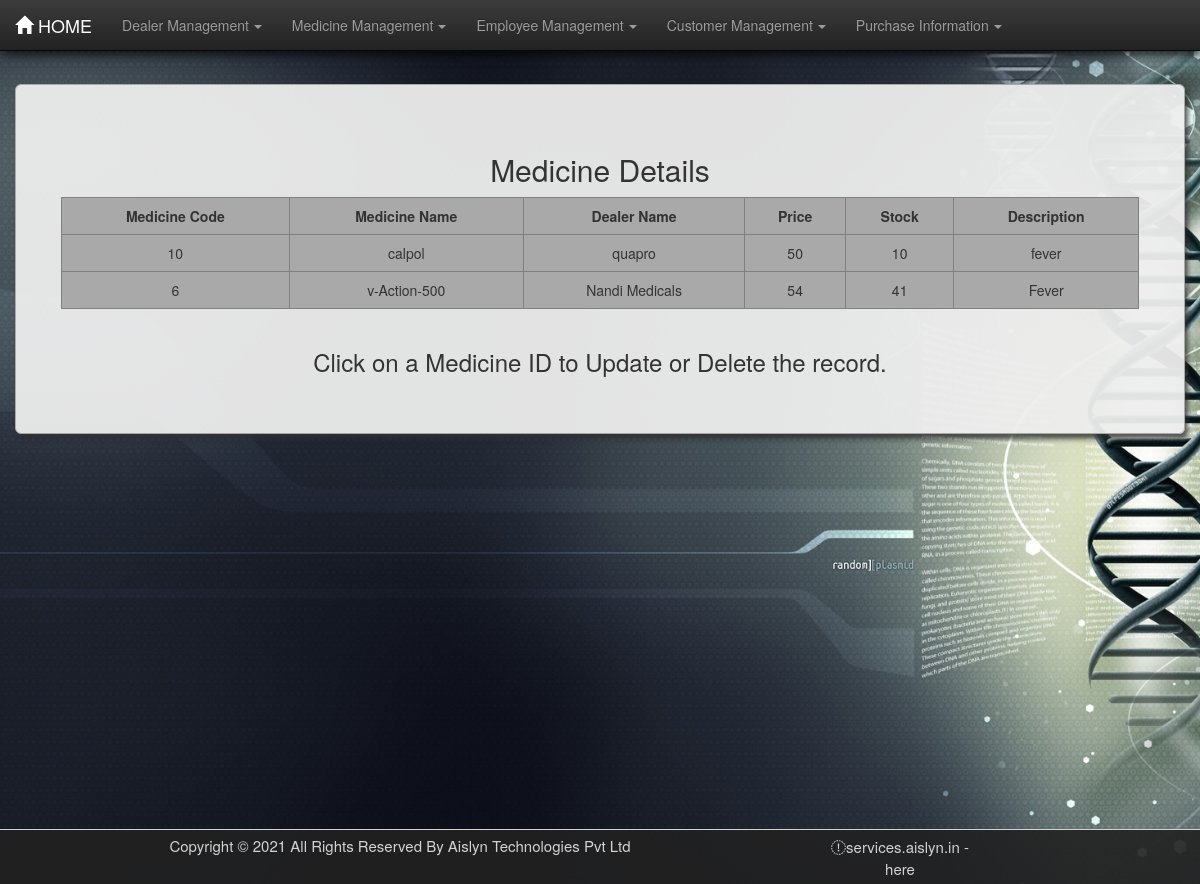
/pharma/medtable/, run on the app's committed database.
### pharma/models.py (models this page shows, shortened)
class Medicine(models.Model):
    m_id = models.IntegerField(unique=True)
    mname = models.CharField(max_length=30)
    dname = models.CharField(max_length=30)
    desc = models.CharField(max_length=100)
    price = models.CharField(max_length=30)
    stock = models.IntegerField()

### pharma/views.py (the view)
def medtable(request):
    med = Medicine.objects.all()
    dict = {"med": med}
    return render(request, 'pharma/medtable.html', dict)

### pharma/templates/pharma/medtable.html (shortened to what this page needs)
{% load static %}
<!DOCTYPE html>
<html lang="en">
<head>
    <link rel="stylesheet" href="{% static 'pharma/css/bootstrap.min.css' %}">
    <link rel="stylesheet" href="{% static 'pharma/css/bootstrap-theme.min.css' %}">
    <link rel="stylesheet" href="{% static 'pharma/css/style.css' %}">
</head>
<body>
<nav class="navbar navbar-inverse navbar-fixed-top">
    <div class="container-fluid">
        <div class="navbar-header">
            <a href="/pharma/" class="navbar-brand"><span
                    class="glyphicon glyphicon glyphicon-home"></span>&nbsp;HOME</a>
        </div>
        <div class="collapse navbar-collapse" id="thisnav">
            <ul class="nav navbar-nav">
                <li class="dropdown"><a href="#" class="dropdown-toggle" data-toggle="dropdown">Dealer Management<b
                        class="caret"></b></a>
                </li>
                <li class="dropdown"><a href="#" class="dropdown-toggle" data-toggle="dropdown">Medicine Management<b
                        class="caret"></b></a>
                </li>
                <li class="dropdown"><a href="#" class="dropdown-toggle" data-toggle="dropdown">Employee Management<b
                        class="caret"></b></a>
                </li>
                <li class="dropdown"><a href="#" class="dropdown-toggle" data-toggle="dropdown">Customer Management<b
                        class="caret"></b></a>
                </li>
                <li class="dropdown"><a href="#" class="dropdown-toggle" data-toggle="dropdown">Purchase Information<b
                        class="caret"></b></a>
                </li>
            </ul>
        </div>
    </div>
</nav>
<div class="container-fluid martop7">
    <div class="jumbotron jumcust">
        <h2>Medicine Details</h2>
        <div class="row">
            <div class="col-md-1">
            </div>
            <table border="1" class="table table-responsive table-hover col-md-10">
                <tr>
                    <th>Medicine Code</th>
                    <th>Medicine Name</th>
                    <th>Dealer Name</th>
                    <th>Price</th>
                    <th>Stock</th>
                    <th>Description</th>
                </tr>
                {% for foo in med %}
                    <tr>
                        <td class="idlink"><a href="/pharma/medformview{{ foo.id }}/">{{ foo.m_id }}</a></td>
                        <td>{{ foo.mname }}</td>
                        <td>{{ foo.dname }}</td>
                        <td>{{ foo.price }}</td>
                        <td>{{ foo.stock }}</td>
                        <td>{{ foo.desc }}</td>
                    </tr>
                {% endfor %}
            </table>
        </div>
        <footer><h3>Click on a Medicine ID to Update or Delete the record.</h3></footer>
    </div>
</div>
<br><br>
<footer id="contact" class="container-fluid text-center">
    <div class="row">
        <div class="left-footer col-lg-8">
            <span class="footer-text">Copyright © 2021 All Rights Reserved By Aislyn Technologies Pvt Ltd</span>
        </div>
        <div class="col-lg-4"></div>
        <div class="right-footer col-lg-2">
                <span class="linkto" onclick=" window.open('http://services.aislyn.in/', '_blank'); return false;"><i
                        class="fab fa-globe-square prefix mr-1"></i>services.aislyn.in</span>
            <span>- here </span>
        </div>
    </div>
</footer>
</body>
</html>

### pharma/static/pharma/css/style.css (style rules this page uses)
body { background-image: url("images/bghome.jpg"); background-size: cover; background-attachment: fixed; min-height: 100vh; }
.caret { margin-left: 5px; }
table { text-align: center; border-collapse: collapse; background-color: darkgray; }
th { text-align: center; }
.martop7 { margin-top: 7%; }
.jumcust { box-shadow: 3px 5px 5px rgba(47, 47, 47, 0.8); border: 1px solid darkgrey; border-radius: 0px; text-align: center; background-color: rgba(238, 238, 238, 0.95); }
.table>tbody>tr>td, .table>tbody>tr>th { border-top: none; }
a:link { text-decoration: none; color: #333; }
#contact { padding-top: 0.5rem; padding-bottom: 0.5rem; border-top: 1px solid; background-color: rgba(34, 34, 34, 0.9); color: lightgray; font-size: 1.5rem; position: fixed; left: 0; bottom: 0; width: 100%; }
.linkto { cursor: pointer; }
.navbar { box-shadow: 2px 3px 10px rgba(0, 0, 0, 0.8); }

### data on the page
Medicine: m_id "10", mname "calpol", dname "quapro", price "50", stock "10", desc "fever"
Medicine: m_id "6", mname "v-Action-500", dname "Nandi Medicals", price "54", stock "41", desc "Fever"
